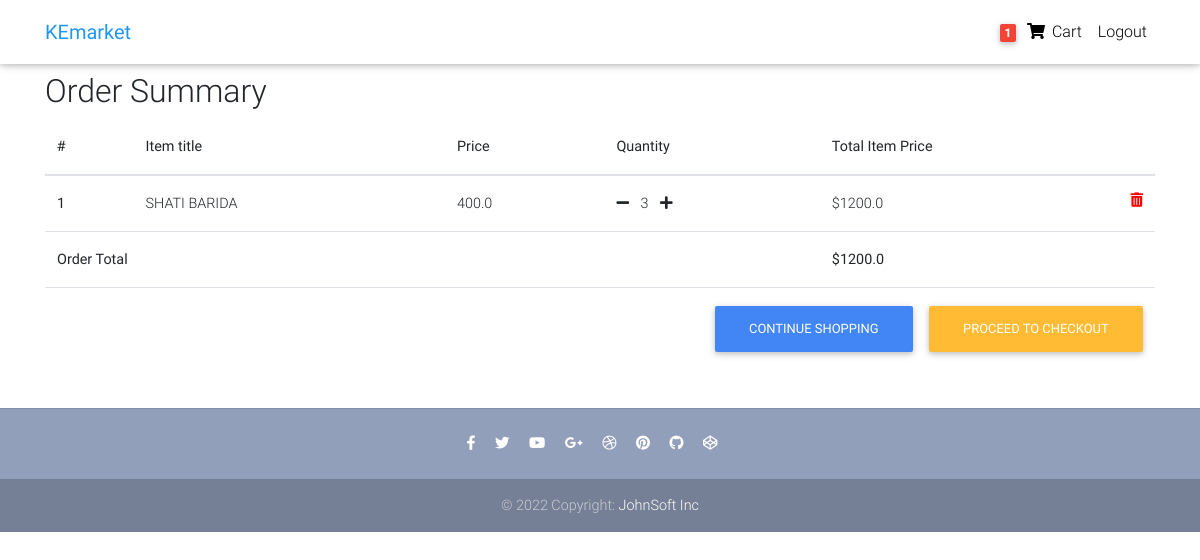
/order-summary/ (signed in), run on the app's committed database.
### core/models.py (models this page shows, shortened)
class Order(models.Model):
    user = models.ForeignKey(
        settings.AUTH_USER_MODEL, on_delete=models.CASCADE)
    ref_code = models.CharField(max_length=20, blank=True, null=True)
    items = models.ManyToManyField(OrderItem)
    start_date = models.DateTimeField(auto_now_add=True)
    ordered_date = models.DateTimeField()
    ordered = models.BooleanField(default=False)
    billing_address = models.ForeignKey(
        'Address', related_name='billing_address', on_delete=models.SET_NULL, blank=True, null=True)
    shipping_address = models.ForeignKey(
        'Address', related_name='shipping_address', on_delete=models.SET_NULL, blank=True, null=True)
    payment = models.ForeignKey(
        'Payment', on_delete=models.SET_NULL, blank=True, null=True)
    coupon = models.ForeignKey(
        'Coupon', on_delete=models.SET_NULL, blank=True, null=True)
    being_delivered = models.BooleanField(default=False)
    received = models.BooleanField(default=False)
    refund_requested = models.BooleanField(default=False)
    refund_granted = models.BooleanField(default=False)
    '''
    Process flow:
    1. Adding item to the cart.
    2. Checkout - adding a billing address. (check for failed checkouts)
    3. Payment.
    (Preprocessing, processing, packaging etc)
    4. Track if order is being delivered.
    5. Track if order has been received.
    6. Refunds.
    '''
    def get_total_price(self):
        total = 0
        for order_item in self.items.all():
            total+=order_item.get_final_price()
        if self.coupon:
            total-=self.coupon.amount
        return total

class OrderItem(models.Model):
    user = models.ForeignKey(
        settings.AUTH_USER_MODEL, on_delete=models.CASCADE)
    ordered = models.BooleanField(default=False)
    item = models.ForeignKey(Item, on_delete=models.CASCADE)
    quantity = models.IntegerField(default=1)
    def get_total_item_price(self):
        return self.quantity * self.item.price
    def get_final_price(self):
        if self.item.discount_price:
            return self.get_total_item_discount_price()
        return self.get_total_item_price()

class Item(models.Model):
    title = models.CharField(max_length=100)
    price = models.FloatField()
    discount_price = models.FloatField(blank=True, null=True)
    category = models.CharField(choices=CATEGORY_CHOICES, max_length=2)
    label = models.CharField(choices=LABEL_CHOICES, max_length=2)
    slug = models.SlugField()
    description = models.TextField()
    image = models.ImageField()

### core/views.py (the view)
# urls.py: path('order-summary/', OrderSummaryView.as_view(), name='order-summary'),
class OrderSummaryView(LoginRequiredMixin, View):
    def get(self, *args, **kwargs):
        try:
            order = Order.objects.get(user=self.request.user, ordered=False)
            context = {
                'object': order
            }
            return render(self.request, 'order-summary.html', context=context)
        except ObjectDoesNotExist:
            messages.warning(request, "The order does not exist")
            return redirect("/")

### core/templatetags/cart_template_tags.py (called while the page is built)
@register.filter
def cart_item_count(user):
    if user.is_authenticated:
        order_qs = Order.objects.filter(user=user, ordered=False)
        if order_qs.exists():
            return order_qs[0].items.count()
    return 0

### templates/order-summary.html (shortened to what this page needs)
{% extends 'base.html' %}
{% block content %}
  <main>
    <div class="container">
        <div class="table-responsive text-nowrap">
    <h2>Order Summary</h2>
    <table class="table">
        <thead>
        <tr>
            <th scope="col">#</th>
            <th scope="col">Item title</th>
            <th scope="col">Price</th>
            <th scope="col">Quantity</th>
            <th scope="col">Total Item Price</th>
        </tr>
        </thead>
        <tbody>
        {% for order_item in object.items.all %}
        <tr>
            <th scope-"row">{{ forloop.counter }}</th>
            <td>{{ order_item.item.title }}</td>
            <td>{{ order_item.item.price }}</td>
            <td>
                <a href='{% url 'core:remove-single-item-from-cart' order_item.item.slug %}'><i class="fas fa-minus mr-2"></i></a>
                    {{ order_item.quantity }}
                <a href='{% url 'core:add-to-cart' order_item.item.slug %}'><i class="fas fa-plus ml-2"></i></a>
            </td>
            <td>
            {% if order_item.item.discount_price %}
                ${{ order_item.get_total_item_discount_price }}
                <span class="badge badge-success">Saving ${{ order_item.get_amount_saved }}</span>
            {% else %}
                ${{ order_item.get_total_item_price }}
            {% endif %}
            <a style='color: red;' href='{% url 'core:remove-from-cart' order_item.item.slug %}'>
              <i class="fas fa-trash-alt float-right"></i>
            </a>
            </td>
        </tr>
        {% endfor %}
        {% if object.get_total_price %}
        <tr>
            <td colspan="4"><b>Order Total<b></td>
            <td><b>${{ object.get_total_price }}<b></td>
        </tr>
        <tr>
        <td colspan="5">
            <a class="btn btn-warning float-right ml-3" href='/checkout/'>Proceed to checkout</a>
            <a class="btn btn-primary float-right" href='/'>Continue shopping</a>
        </td>
        </tr>
        {% endif %}
        </tbody>
    </table>
    </div>
    </div>
  </main>
  {% endblock content %}

### templates/navbar.html (shortened to what this page needs)
{% load cart_template_tags %}
<nav class="navbar fixed-top navbar-expand-lg navbar-light white scrolling-navbar">
    <div class="container">
      <a class="navbar-brand waves-effect" href="/">
        <strong class="blue-text">KEmarket</strong>
      </a>
      <div class="collapse navbar-collapse" id="navbarSupportedContent">
        <ul class="navbar-nav nav-flex-icons">
          {% if request.user.is_authenticated %}
          <li class="nav-item">
            <a href="{% url 'core:order-summary' %}" class="nav-link waves-effect">
              <span class="badge red z-depth-1 mr-1"> {{ request.user| cart_item_count }} </span>
              <i class="fas fa-shopping-cart"></i>
              <span class="clearfix d-none d-sm-inline-block"> Cart </span>
            </a>
          </li>
          <li class="nav-item">
            <a class="nav-link waves-effect" href="{% url 'account_logout' %}">
              <span class="clearfix d-none d-sm-inline-block"> Logout </span>
            </a>
          </li>
          {% endif %}
        </ul>
      </div>
    </div>
  </nav>

### templates/base.html (style rules this page uses)
html, body, header, .carousel { height: 60vh; }

### data on the page
OrderItem: item "SHATI BARIDA", item.price "400.0", quantity "3", get_total_item_price "1200.0"
Order: get_total_price "1200.0"

### other printed values
{{ request.user| cart_item_count }} "1"
